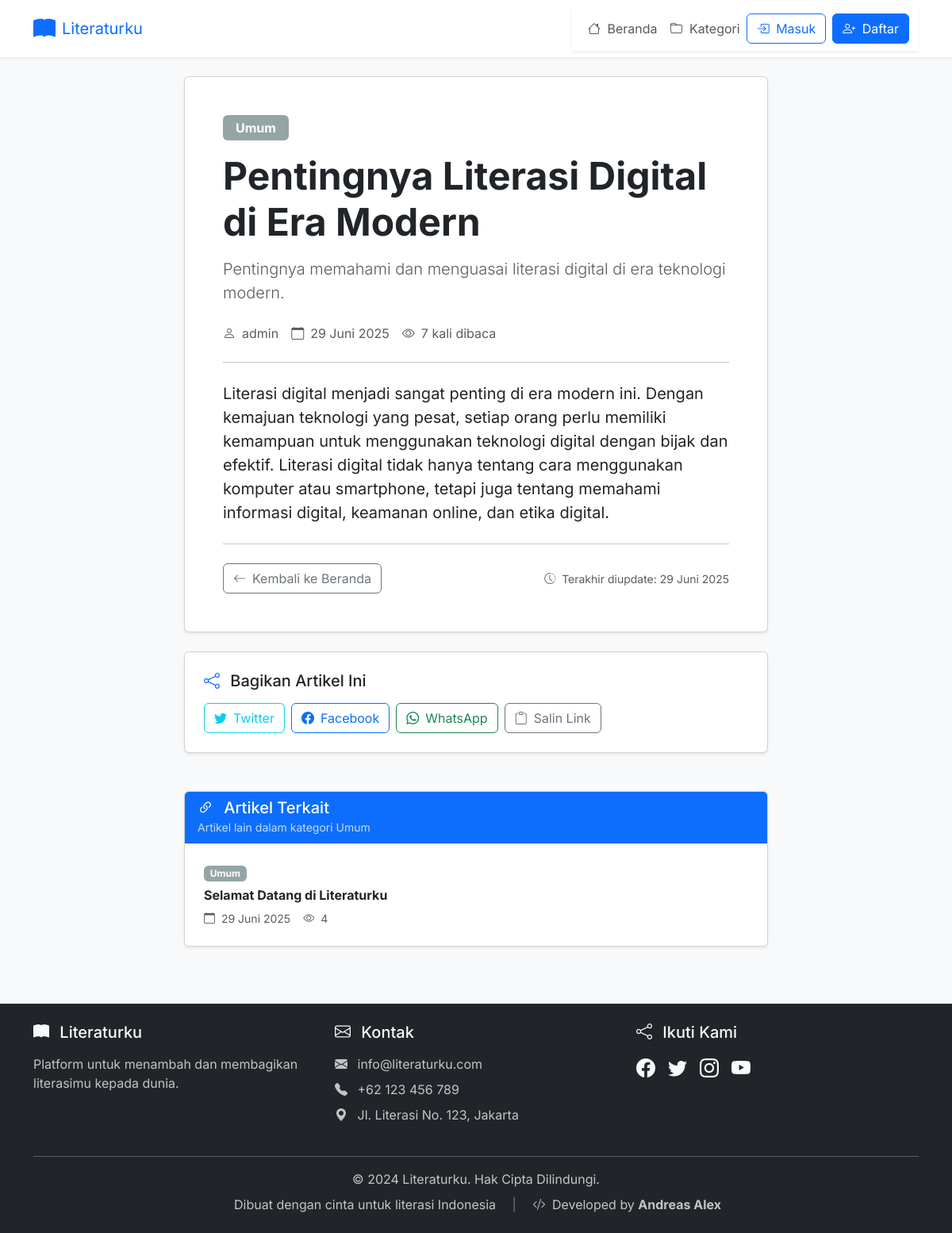
Screenshot of /artikel_detail.php?id=2 with the database file from the repository.
### tables this page shows
CREATE TABLE `artikel` (
  `id` int(11) NOT NULL,
  `judul` varchar(255) NOT NULL,
  `konten` text NOT NULL,
  `ringkasan` text DEFAULT NULL,
  `kategori_id` int(11) DEFAULT NULL,
  `category_enum` enum('teknologi','pendidikan','bisnis','kesehatan','sains','lifestyle','olahraga','hiburan','umum') DEFAULT 'umum',
  `user_id` int(11) DEFAULT NULL,
  `gambar` varchar(255) DEFAULT NULL,
  `status` enum('draft','published','archived') DEFAULT 'published',
  `views` int(11) DEFAULT 0,
  `created_at` DATETIME NOT NULL,  
  `updated_at` timestamp NOT NULL DEFAULT current_timestamp() ON UPDATE current_timestamp()
);

CREATE TABLE `users` (
  `id` int(11) NOT NULL,
  `username` varchar(50) NOT NULL,
  `email` varchar(100) NOT NULL,
  `password` varchar(255) NOT NULL,
  `created_at` timestamp NOT NULL DEFAULT current_timestamp()
);

### artikel_functions_enum.php (called while the page is built, shortened)
<?php
require_once 'kategori_definitions.php';
function getArtikelById($pdo, $id) {
    try {
        $sql = "SELECT a.*, u.username as penulis
                FROM artikel a
                LEFT JOIN users u ON a.user_id = u.id
                WHERE a.id = ?";
        $stmt = $pdo->prepare($sql);
        $stmt->execute([$id]);
        $article = $stmt->fetch();
        if ($article) {
            $kategori_info = getKategoriInfo($article['category_enum']);
            $article['kategori_nama'] = $kategori_info['name'];
            $article['kategori_warna'] = $kategori_info['color'];
            $article['kategori_icon'] = $kategori_info['icon'];
        }
        return $article;
    } catch(PDOException $e) {
        error_log("Error getting artikel by id: " . $e->getMessage());
        return null;
    }
}
function formatTanggal($date) {
    $bulan = [
        1 => 'Januari', 'Februari', 'Maret', 'April', 'Mei', 'Juni',
        'Juli', 'Agustus', 'September', 'Oktober', 'November', 'Desember'
    ];
    $timestamp = strtotime($date);
    $day = date('d', $timestamp);
    $month = $bulan[date('n', $timestamp)];
    $year = date('Y', $timestamp);
    return $day . ' ' . $month . ' ' . $year;
}
function getRelatedArtikel($pdo, $current_id, $category_enum, $limit = 4) {
    try {
        $sql = "SELECT a.*, u.username as penulis
                FROM artikel a
                LEFT JOIN users u ON a.user_id = u.id
                WHERE a.category_enum = ? AND a.id != ? AND a.status = 'published'
                ORDER BY a.views DESC, a.created_at DESC
                LIMIT ?";
        $stmt = $pdo->prepare($sql);
        $stmt->execute([$category_enum, $current_id, $limit]);
        $articles = $stmt->fetchAll();
        foreach ($articles as &$article) {
            $kategori_info = getKategoriInfo($article['category_enum']);
        }
        return $articles;
    } catch(PDOException $e) {
        error_log("Error getting related articles: " . $e->getMessage());
        return [];
    }
}
?>

### kategori_definitions.php (called while the page is built, shortened)
<?php
function getKategoriInfo($category_enum) {
    $definitions = KATEGORI_DEFINITIONS;
    return $definitions[$category_enum] ?? $definitions['umum'];
}

### artikel_detail.php (the view, shortened to what this page needs)
<?php
require_once 'artikel_functions_enum.php';
$id = isset($_GET['id']) ? (int)$_GET['id'] : 0;
$artikel = getArtikelById($pdo, $id);
$related_articles = [];
if ($artikel['category_enum']) {
    $related_articles = getRelatedArtikel($pdo, $id, $artikel['category_enum'], 4);
}
?>
<!DOCTYPE html>
<html lang="id">
<head>
    <link href="https://cdn.jsdelivr.net/npm/bootstrap@5.3.2/dist/css/bootstrap.min.css" rel="stylesheet">
    <link rel="stylesheet" href="https://cdn.jsdelivr.net/npm/bootstrap-icons@1.11.1/font/bootstrap-icons.css">
</head>
<body class="bg-light">
<nav class="navbar navbar-expand-lg navbar-light bg-white shadow-sm sticky-top">
    <div class="container">
        <a class="navbar-brand text-primary d-flex align-items-center" href="index.php">
            <i class="bi bi-book-fill me-2 fs-3"></i>
            <span>Literaturku</span>
        </a>
        <div class="collapse navbar-collapse" id="navbarNav">
            <div class="ms-auto">
                <?php include 'navigasi.php'; ?>
            </div>
        </div>
    </div>
</nav>
<main class="py-4">
    <div class="container">
        <div class="row">
            <div class="col-lg-8 mx-auto">
                <article class="card shadow-sm">
                    <div class="card-body p-4 p-md-5">
                        <header class="mb-4">
                            <div class="mb-3">
                                <span class="badge fs-6 py-2 px-3" style="background-color: <?php echo $artikel['kategori_warna']; ?>">
                                    <?php echo htmlspecialchars($artikel['kategori_nama'] ?? 'Umum'); ?>
                                </span>
                            </div>
                            <h1 class="display-5 fw-bold text-dark mb-3">
                                <?php echo htmlspecialchars($artikel['judul']); ?>
                            </h1>
                            <p class="lead text-muted mb-4">
                                <?php echo htmlspecialchars($artikel['ringkasan']); ?>
                            </p>
                            <div class="d-flex flex-wrap gap-3 mb-4 text-muted">
                                <div class="d-flex align-items-center">
                                    <i class="bi bi-person me-2"></i>
                                    <span><?php echo htmlspecialchars($artikel['penulis'] ?? 'Anonymous'); ?></span>
                                </div>
                                <div class="d-flex align-items-center">
                                    <i class="bi bi-calendar me-2"></i>
                                    <span><?php echo formatTanggal($artikel['created_at']); ?></span>
                                </div>
                                <div class="d-flex align-items-center">
                                    <i class="bi bi-eye me-2"></i>
                                    <span><?php echo number_format($artikel['views']); ?> kali dibaca</span>
                                </div>
                            </div>
                            <hr>
                        </header>
                        <div class="article-content">
                            <div class="fs-5 lh-base text-dark">
                                <?php echo nl2br(htmlspecialchars($artikel['konten'])); ?>
                            </div>
                        </div>
                        <hr class="my-4">
                        <footer>
                            <div class="d-flex justify-content-between align-items-center flex-wrap gap-3">
                                <div class="d-flex gap-2">
                                    <a href="index.php" class="btn btn-outline-secondary">
                                        <i class="bi bi-arrow-left me-2"></i>Kembali ke Beranda
                                    </a>
                                </div>
                                <small class="text-muted">
                                    <i class="bi bi-clock-history me-1"></i>
                                    Terakhir diupdate: <?php echo formatTanggal($artikel['updated_at']); ?>
                                </small>
                            </div>
                        </footer>
                    </div>
                </article>
                <div class="card shadow-sm mt-4">
                    <div class="card-body p-4">
                        <h5 class="card-title mb-3">
                            <i class="bi bi-share me-2 text-primary"></i>
                            Bagikan Artikel Ini
                        </h5>
                        <div class="d-flex flex-wrap gap-2">
                            <button class="btn btn-outline-info share-btn" onclick="shareToTwitter()">
                                <i class="bi bi-twitter me-2"></i>Twitter
                            </button>
                            <button class="btn btn-outline-primary share-btn" onclick="shareToFacebook()">
                                <i class="bi bi-facebook me-2"></i>Facebook
                            </button>
                            <button class="btn btn-outline-success share-btn" onclick="shareToWhatsApp()">
                                <i class="bi bi-whatsapp me-2"></i>WhatsApp
                            </button>
                            <button class="btn btn-outline-secondary share-btn" onclick="copyLink()">
                                <i class="bi bi-clipboard me-2"></i>Salin Link
                            </button>
                        </div>
                    </div>
                </div>
                <?php if (!empty($related_articles)): ?>
                <section class="mt-5">
                    <div class="card shadow-sm">
                        <div class="card-header bg-primary text-white">
                            <h5 class="card-title mb-0">
                                <i class="bi bi-link-45deg me-2"></i>
                                Artikel Terkait
                            </h5>
                            <small class="opacity-75">
                                Artikel lain dalam kategori <?php echo htmlspecialchars($artikel['kategori_nama']); ?>
                            </small>
                        </div>
                        <div class="card-body p-0">
                            <div class="row g-0">
                                <?php foreach ($related_articles as $index => $related): ?>
                                    <div class="col-md-6">
                                        <div class="p-4 <?php echo $index % 2 == 1 ? 'border-start' : ''; ?> <?php echo $index >= 2 ? 'border-top' : ''; ?>">
                                            <div class="mb-2">
                                                <span class="badge" style="background-color: <?php echo $related['kategori_warna']; ?>">
                                                    <?php echo htmlspecialchars($related['kategori_nama']); ?>
                                                </span>
                                            </div>
                                            <h6 class="fw-bold mb-2">
                                                <a href="artikel_detail.php?id=<?php echo $related['id']; ?>"
                                                   class="text-decoration-none text-dark">
                                                    <?php echo htmlspecialchars($related['judul']); ?>
                                                </a>
                                            </h6>
                                            <div class="d-flex gap-3 text-muted small">
                                                <span>
                                                    <i class="bi bi-calendar me-1"></i>
                                                    <?php echo formatTanggal($related['created_at']); ?>
                                                </span>
                                                <span>
                                                    <i class="bi bi-eye me-1"></i>
                                                    <?php echo number_format($related['views']); ?>
                                                </span>
                                            </div>
                                        </div>
                                    </div>
                                <?php endforeach; ?>
                            </div>
                        </div>
                    </div>
                </section>
                <?php endif; ?>
            </div>
        </div>
    </div>
</main>
<footer class="bg-dark text-light py-4 mt-5">
    <div class="container">
        <?php include 'footer.php'; ?>
    </div>
</footer>
</body>
</html>

### artikel_detail.php (style rules this page uses)
body { font-family: 'Inter', sans-serif; }
.share-btn { transition: all 0.2s ease; }

### rows the page displays
artikel: judul "Pentingnya Literasi Digital di Era Modern", ringkasan "Pentingnya memahami dan menguasai literasi digital di era teknologi modern.", user.username "admin", created_at "29 Juni 2025", views "7", konten "Literasi digital menjadi sangat penting di era modern ini. Dengan kemajuan teknologi yang pesat, setiap orang perlu memiliki kemampuan untuk menggunakan teknologi digital dengan bijak dan efektif. Literasi digital tidak hanya tentang cara menggunakan komputer atau smartphone, tetapi juga tentang memahami informasi digital, keamanan online, dan etika digital.", updated_at "29 Juni 2025"
artikel: kategori_nama "Umum", judul "Selamat Datang di Literaturku", created_at "29 Juni 2025", views "4"

### other values shown
$artikel['kategori_nama'] "Umum"
